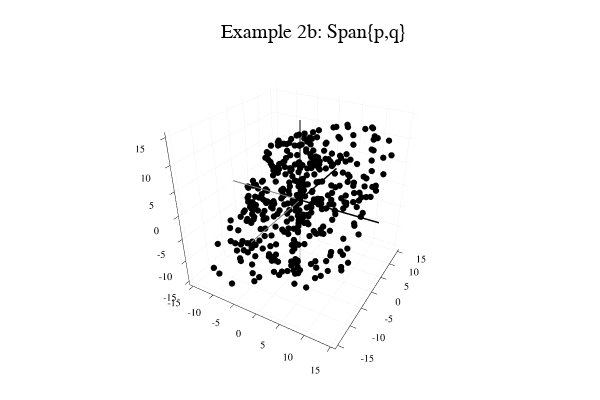

Notebook source saved alongside this figure:
### Markdown cell above
## Example 2b.  Plot many possible linear combinations using two vectors in $\mathbb{R}^3$

Here, random integer weights ($a_1$ and $a_2$) between -20 and 20 for the two vectors are chosen.

### Code cell
# Example 2b
using Plots
plotly()
NumberOfPoints=400;

a1=rand(-20:20)*rand(); a2=rand(-20:20)*rand();
P=p*a1; Q=q*a2;

while abs(P[1]+Q[1])>15 || abs(P[2]+Q[2])>15 || abs(P[3]+Q[3])>15
    a1=rand(-20:20)*rand(); a2=rand(-20:20)*rand(); 
    P=p*a1; Q=q*a2; 
end

d=plot3d(title="Example 2b: Span{p,q}", legend=false, lims=[-15,15])
scatter!([P[1]+Q[1], P[1]+Q[1]],[P[2]+Q[2],P[2]+Q[2]],[P[3]+Q[3],P[3]+Q[3]], markercolor="black", markersize=1)

if NumberOfPoints>1
    for n = 2:NumberOfPoints
        a1=rand(-20:20)*rand(); a2=rand(-20:20)*rand(); 
        P=p*a1; Q=q*a2; 
        while abs(P[1]+Q[1])>15 || abs(P[2]+Q[2])>15 || abs(P[3]+Q[3])>15
            a1=rand(-20:20)*rand(); a2=rand(-20:20)*rand(); 
            P=p*a1; Q=q*a2;  
        end
        scatter!([P[1]+Q[1], P[1]+Q[1]],[P[2]+Q[2],P[2]+Q[2]],[P[3]+Q[3],P[3]+Q[3]], markercolor="black", markersize=1)
    end
end

plot3d!([0,0],[0,0],[0,20], label="+z", linecolor="black", linewidth=2,lims=[-15,15])
plot3d!([0,0],[0,0],[0,-20],  label="-z", linecolor="gray", linewidth=1,lims=[-15,15])
plot3d!([0,0],[0,20],[0,0],  label="+y", linecolor="black", linewidth=3,lims=[-15,15])
plot3d!([0,0],[0,-20],[0,0],  label="-y", linecolor="gray", linewidth=2,lims=[-15,15])
plot3d!([0,20],[0,0],[0,0],  label="+x", linecolor="black", linewidth=3,lims=[-15,15])
plot3d!([0,-20],[0,0],[0,0],  label="-x", linecolor="gray", linewidth=2,lims=[-15,15])

display(d)
